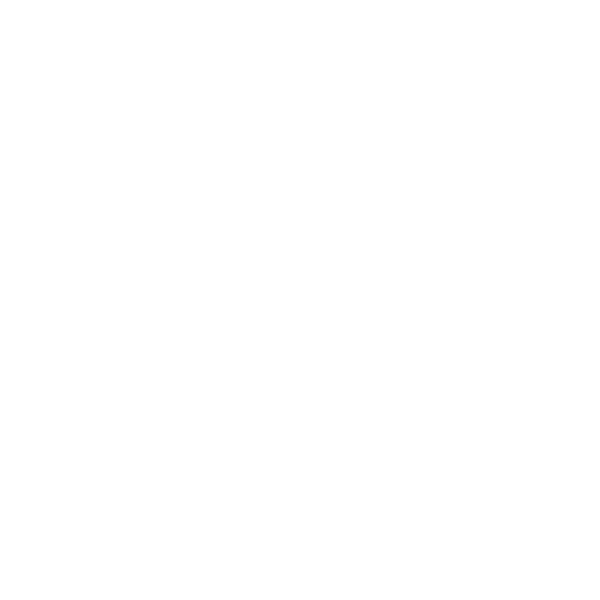
Frame 1 (no input)
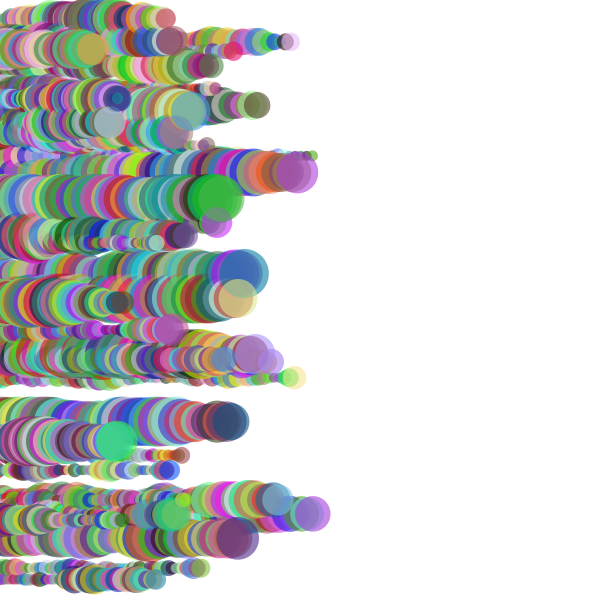
Frame 60 (the mouse pressed at the canvas centre just before this capture)
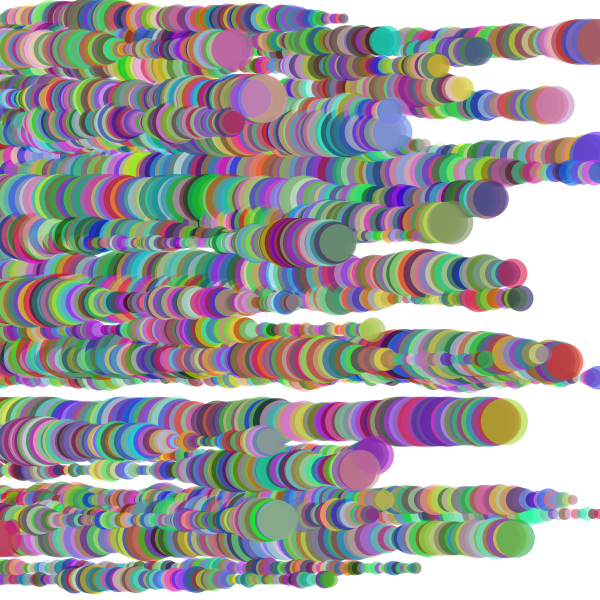
Frame 120 (the mouse held since frame 60 and released just before this capture)

The Processing sketch that drew these frames (run headless with seeded random() and noise(); from frame 60 on, the mouse is pressed at the canvas centre):

// Processing sketch: processing_145043
// ── processing_145043.pde

Circulo [] arrayCirculos;
int cantCirculos;

void setup()
{
  size(600, 600);
  background(255);
  noStroke();
  
  cantCirculos = 40;
  arrayCirculos = new Circulo[cantCirculos];
  
  for (int i=0; i < cantCirculos; i++)
  {
    arrayCirculos[i] = new Circulo();
    arrayCirculos[i].inicializar();
  }
}

void draw()
{
  for (int i=0; i < cantCirculos; i++)
  {
    arrayCirculos[i].actualizar();
    arrayCirculos[i].dibujar();
  }
}
class Circulo
{
  float x, y;
  float size;
  color colorActual;
  float vel;
  
  Circulo()
  {
    
  }
  
  void inicializar()
  {
    size = random(10, 50);
    x = - size;
    y = random(0, height);
    vel = random(2, 6);
  }
  
  void actualizar()
  {
    size += random(-5, 5);
    if (size < 10) { size = 10;}
    else if (size > 50) { size = 50;}
    
    x += vel;
    if (x > width)
    {
      inicializar();
    }
    
    colorActual = color(random(255), random(255), random(255));
  }
  
  void dibujar()
  {
    fill(colorActual, 150);
    ellipse(x, y , size, size);
  }
}
